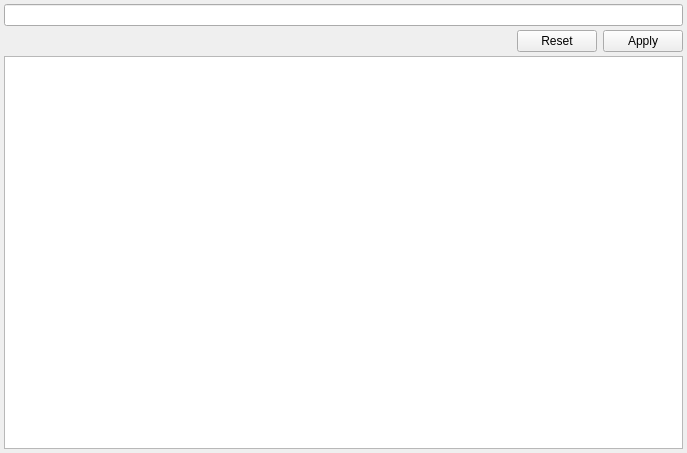
<?xml version="1.0" encoding="UTF-8"?>
<ui version="4.0">
 <class>ActiveSubstanceComboBoxPopup</class>
 <widget class="QWidget" name="ActiveSubstanceComboBoxPopup">
  <property name="geometry">
   <rect>
    <x>0</x>
    <y>0</y>
    <width>687</width>
    <height>453</height>
   </rect>
  </property>
  <property name="windowTitle">
   <string>Form</string>
  </property>
  <layout class="QGridLayout" name="gridLayout">
   <property name="margin">
    <number>4</number>
   </property>
   <property name="spacing">
    <number>4</number>
   </property>
   <item row="0" column="0" colspan="2">
    <widget class="QLineEdit" name="edtFindName"/>
   </item>
   <item row="1" column="0">
    <spacer name="horizontalSpacer">
     <property name="orientation">
      <enum>Qt::Horizontal</enum>
     </property>
     <property name="sizeHint" stdset="0">
      <size>
       <width>479</width>
       <height>17</height>
      </size>
     </property>
    </spacer>
   </item>
   <item row="1" column="1">
    <widget class="QDialogButtonBox" name="buttonBox">
     <property name="sizePolicy">
      <sizepolicy hsizetype="Fixed" vsizetype="Fixed">
       <horstretch>0</horstretch>
       <verstretch>0</verstretch>
      </sizepolicy>
     </property>
     <property name="orientation">
      <enum>Qt::Horizontal</enum>
     </property>
     <property name="standardButtons">
      <set>QDialogButtonBox::Apply|QDialogButtonBox::Reset</set>
     </property>
     <property name="centerButtons">
      <bool>false</bool>
     </property>
    </widget>
   </item>
   <item row="2" column="0" colspan="2">
    <widget class="CTableView" name="tblActiveSubstance"/>
   </item>
  </layout>
 </widget>
 <customwidgets>
  <customwidget>
   <class>CTableView</class>
   <extends>QTableView</extends>
   <header>library/TableView.h</header>
  </customwidget>
 </customwidgets>
 <tabstops>
  <tabstop>edtFindName</tabstop>
 </tabstops>
 <resources/>
 <connections/>
</ui>
